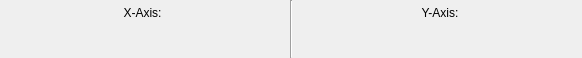
<?xml version="1.0" encoding="UTF-8"?>
<ui version="4.0">
 <class>PlotAxesConfigWidget</class>
 <widget class="QWidget" name="PlotAxesConfigWidget">
  <property name="geometry">
   <rect>
    <x>0</x>
    <y>0</y>
    <width>582</width>
    <height>58</height>
   </rect>
  </property>
  <property name="windowTitle">
   <string>Form</string>
  </property>
  <layout class="QGridLayout" name="gridLayout">
   <property name="horizontalSpacing">
    <number>5</number>
   </property>
   <property name="margin">
    <number>0</number>
   </property>
   <item row="0" column="0">
    <widget class="QLabel" name="label">
     <property name="minimumSize">
      <size>
       <width>0</width>
       <height>23</height>
      </size>
     </property>
     <property name="text">
      <string>X-Axis:</string>
     </property>
     <property name="alignment">
      <set>Qt::AlignCenter</set>
     </property>
    </widget>
   </item>
   <item row="0" column="2">
    <widget class="QLabel" name="label_2">
     <property name="minimumSize">
      <size>
       <width>0</width>
       <height>23</height>
      </size>
     </property>
     <property name="text">
      <string>Y-Axis:</string>
     </property>
     <property name="alignment">
      <set>Qt::AlignCenter</set>
     </property>
    </widget>
   </item>
   <item row="1" column="0">
    <widget class="rqt_multiplot::PlotAxisConfigWidget" name="plotAxisConfigWidgetX" native="true">
     <property name="sizePolicy">
      <sizepolicy hsizetype="MinimumExpanding" vsizetype="Preferred">
       <horstretch>0</horstretch>
       <verstretch>0</verstretch>
      </sizepolicy>
     </property>
     <property name="minimumSize">
      <size>
       <width>0</width>
       <height>23</height>
      </size>
     </property>
    </widget>
   </item>
   <item row="1" column="2">
    <widget class="rqt_multiplot::PlotAxisConfigWidget" name="plotAxisConfigWidgetY" native="true">
     <property name="sizePolicy">
      <sizepolicy hsizetype="MinimumExpanding" vsizetype="Preferred">
       <horstretch>0</horstretch>
       <verstretch>0</verstretch>
      </sizepolicy>
     </property>
     <property name="minimumSize">
      <size>
       <width>0</width>
       <height>23</height>
      </size>
     </property>
    </widget>
   </item>
   <item row="0" column="1" rowspan="2">
    <widget class="Line" name="line">
     <property name="orientation">
      <enum>Qt::Vertical</enum>
     </property>
    </widget>
   </item>
  </layout>
 </widget>
 <customwidgets>
  <customwidget>
   <class>rqt_multiplot::PlotAxisConfigWidget</class>
   <extends>QWidget</extends>
   <header location="global">rqt_multiplot/PlotAxisConfigWidget.h</header>
   <container>1</container>
  </customwidget>
 </customwidgets>
 <resources/>
 <connections/>
</ui>
